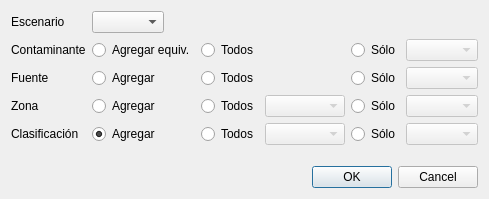
<?xml version="1.0" encoding="UTF-8"?>
<ui version="4.0">
 <class>ListadoResultadosDlgClass</class>
 <widget class="QDialog" name="ListadoResultadosDlgClass">
  <property name="geometry">
   <rect>
    <x>0</x>
    <y>0</y>
    <width>489</width>
    <height>199</height>
   </rect>
  </property>
  <property name="windowTitle">
   <string>Seleccione el listado...</string>
  </property>
  <layout class="QVBoxLayout" name="verticalLayout">
   <item>
    <layout class="QGridLayout" name="gridLayout">
     <item row="0" column="0">
      <widget class="QLabel" name="label_5">
       <property name="text">
        <string>Escenario</string>
       </property>
      </widget>
     </item>
     <item row="0" column="1" colspan="4">
      <layout class="QHBoxLayout" name="horizontalLayout_5">
       <item>
        <widget class="TComboBox" name="escenario"/>
       </item>
       <item>
        <spacer name="horizontalSpacer">
         <property name="orientation">
          <enum>Qt::Horizontal</enum>
         </property>
         <property name="sizeHint" stdset="0">
          <size>
           <width>40</width>
           <height>20</height>
          </size>
         </property>
        </spacer>
       </item>
      </layout>
     </item>
     <item row="1" column="0">
      <widget class="QLabel" name="label">
       <property name="text">
        <string>Contaminante</string>
       </property>
       <property name="buddy">
        <cstring>agregaContaminante</cstring>
       </property>
      </widget>
     </item>
     <item row="1" column="1">
      <widget class="QRadioButton" name="agregaContaminante">
       <property name="text">
        <string>Agregar equiv.</string>
       </property>
       <property name="checked">
        <bool>false</bool>
       </property>
      </widget>
     </item>
     <item row="1" column="2">
      <widget class="QRadioButton" name="todosContaminante">
       <property name="text">
        <string>Todos</string>
       </property>
      </widget>
     </item>
     <item row="1" column="4">
      <layout class="QHBoxLayout" name="horizontalLayout" stretch="0,1">
       <item>
        <widget class="QRadioButton" name="soloContaminante">
         <property name="text">
          <string>Sólo</string>
         </property>
        </widget>
       </item>
       <item>
        <widget class="TComboBox" name="contaminante">
         <property name="enabled">
          <bool>false</bool>
         </property>
         <property name="sizePolicy">
          <sizepolicy hsizetype="Preferred" vsizetype="Fixed">
           <horstretch>1</horstretch>
           <verstretch>0</verstretch>
          </sizepolicy>
         </property>
        </widget>
       </item>
      </layout>
     </item>
     <item row="2" column="0">
      <widget class="QLabel" name="label_2">
       <property name="text">
        <string>Fuente</string>
       </property>
       <property name="buddy">
        <cstring>agregaFuente</cstring>
       </property>
      </widget>
     </item>
     <item row="2" column="1">
      <widget class="QRadioButton" name="agregaFuente">
       <property name="text">
        <string>Agregar</string>
       </property>
       <property name="checked">
        <bool>false</bool>
       </property>
      </widget>
     </item>
     <item row="2" column="2">
      <widget class="QRadioButton" name="todosFuente">
       <property name="text">
        <string>Todos</string>
       </property>
      </widget>
     </item>
     <item row="2" column="4">
      <layout class="QHBoxLayout" name="horizontalLayout_2" stretch="0,1">
       <item>
        <widget class="QRadioButton" name="soloFuente">
         <property name="text">
          <string>Sólo</string>
         </property>
        </widget>
       </item>
       <item>
        <widget class="TComboBox" name="fuente">
         <property name="enabled">
          <bool>false</bool>
         </property>
         <property name="sizePolicy">
          <sizepolicy hsizetype="Preferred" vsizetype="Fixed">
           <horstretch>1</horstretch>
           <verstretch>0</verstretch>
          </sizepolicy>
         </property>
        </widget>
       </item>
      </layout>
     </item>
     <item row="3" column="0">
      <widget class="QLabel" name="label_3">
       <property name="text">
        <string>Zona</string>
       </property>
       <property name="buddy">
        <cstring>agregaZona</cstring>
       </property>
      </widget>
     </item>
     <item row="3" column="1">
      <widget class="QRadioButton" name="agregaZona">
       <property name="text">
        <string>Agregar</string>
       </property>
       <property name="checked">
        <bool>false</bool>
       </property>
      </widget>
     </item>
     <item row="3" column="2">
      <widget class="QRadioButton" name="todosZona">
       <property name="text">
        <string>Todos</string>
       </property>
      </widget>
     </item>
     <item row="3" column="3">
      <widget class="TComboBox" name="nivelZona">
       <property name="enabled">
        <bool>false</bool>
       </property>
      </widget>
     </item>
     <item row="3" column="4">
      <layout class="QHBoxLayout" name="horizontalLayout_3" stretch="0,1">
       <item>
        <widget class="QRadioButton" name="soloZona">
         <property name="text">
          <string>Sólo</string>
         </property>
        </widget>
       </item>
       <item>
        <widget class="TComboBox" name="zona">
         <property name="enabled">
          <bool>false</bool>
         </property>
         <property name="sizePolicy">
          <sizepolicy hsizetype="Preferred" vsizetype="Fixed">
           <horstretch>1</horstretch>
           <verstretch>0</verstretch>
          </sizepolicy>
         </property>
        </widget>
       </item>
      </layout>
     </item>
     <item row="4" column="0">
      <widget class="QLabel" name="label_4">
       <property name="text">
        <string>Clasificación</string>
       </property>
       <property name="buddy">
        <cstring>agregaClasificacion</cstring>
       </property>
      </widget>
     </item>
     <item row="4" column="1">
      <widget class="QRadioButton" name="agregaClasificacion">
       <property name="text">
        <string>Agregar</string>
       </property>
       <property name="checked">
        <bool>true</bool>
       </property>
      </widget>
     </item>
     <item row="4" column="2">
      <widget class="QRadioButton" name="todosClasificacion">
       <property name="text">
        <string>Todos</string>
       </property>
      </widget>
     </item>
     <item row="4" column="3">
      <widget class="TComboBox" name="nivelClasificacion">
       <property name="enabled">
        <bool>false</bool>
       </property>
       <property name="sizePolicy">
        <sizepolicy hsizetype="Preferred" vsizetype="Fixed">
         <horstretch>1</horstretch>
         <verstretch>0</verstretch>
        </sizepolicy>
       </property>
      </widget>
     </item>
     <item row="4" column="4">
      <layout class="QHBoxLayout" name="horizontalLayout_4" stretch="0,1">
       <item>
        <widget class="QRadioButton" name="soloClasificacion">
         <property name="text">
          <string>Sólo</string>
         </property>
        </widget>
       </item>
       <item>
        <widget class="TComboBox" name="clasificacion">
         <property name="enabled">
          <bool>false</bool>
         </property>
         <property name="sizePolicy">
          <sizepolicy hsizetype="Preferred" vsizetype="Fixed">
           <horstretch>1</horstretch>
           <verstretch>0</verstretch>
          </sizepolicy>
         </property>
        </widget>
       </item>
      </layout>
     </item>
    </layout>
   </item>
   <item>
    <spacer name="verticalSpacer">
     <property name="orientation">
      <enum>Qt::Vertical</enum>
     </property>
     <property name="sizeHint" stdset="0">
      <size>
       <width>20</width>
       <height>16</height>
      </size>
     </property>
    </spacer>
   </item>
   <item>
    <widget class="QDialogButtonBox" name="buttonBox">
     <property name="orientation">
      <enum>Qt::Horizontal</enum>
     </property>
     <property name="standardButtons">
      <set>QDialogButtonBox::Cancel|QDialogButtonBox::Ok</set>
     </property>
    </widget>
   </item>
  </layout>
 </widget>
 <customwidgets>
  <customwidget>
   <class>TComboBox</class>
   <extends>QComboBox</extends>
   <header>ts.h</header>
  </customwidget>
 </customwidgets>
 <tabstops>
  <tabstop>agregaContaminante</tabstop>
  <tabstop>todosContaminante</tabstop>
  <tabstop>soloContaminante</tabstop>
  <tabstop>contaminante</tabstop>
  <tabstop>agregaFuente</tabstop>
  <tabstop>todosFuente</tabstop>
  <tabstop>soloFuente</tabstop>
  <tabstop>fuente</tabstop>
  <tabstop>agregaZona</tabstop>
  <tabstop>todosZona</tabstop>
  <tabstop>nivelZona</tabstop>
  <tabstop>soloZona</tabstop>
  <tabstop>zona</tabstop>
  <tabstop>agregaClasificacion</tabstop>
  <tabstop>todosClasificacion</tabstop>
  <tabstop>nivelClasificacion</tabstop>
  <tabstop>soloClasificacion</tabstop>
  <tabstop>clasificacion</tabstop>
  <tabstop>buttonBox</tabstop>
 </tabstops>
 <resources/>
 <connections>
  <connection>
   <sender>buttonBox</sender>
   <signal>accepted()</signal>
   <receiver>ListadoResultadosDlgClass</receiver>
   <slot>accept()</slot>
   <hints>
    <hint type="sourcelabel">
     <x>257</x>
     <y>161</y>
    </hint>
    <hint type="destinationlabel">
     <x>157</x>
     <y>170</y>
    </hint>
   </hints>
  </connection>
  <connection>
   <sender>buttonBox</sender>
   <signal>rejected()</signal>
   <receiver>ListadoResultadosDlgClass</receiver>
   <slot>reject()</slot>
   <hints>
    <hint type="sourcelabel">
     <x>325</x>
     <y>161</y>
    </hint>
    <hint type="destinationlabel">
     <x>286</x>
     <y>170</y>
    </hint>
   </hints>
  </connection>
  <connection>
   <sender>soloContaminante</sender>
   <signal>toggled(bool)</signal>
   <receiver>contaminante</receiver>
   <slot>setEnabled(bool)</slot>
   <hints>
    <hint type="sourcelabel">
     <x>344</x>
     <y>19</y>
    </hint>
    <hint type="destinationlabel">
     <x>386</x>
     <y>24</y>
    </hint>
   </hints>
  </connection>
  <connection>
   <sender>soloFuente</sender>
   <signal>toggled(bool)</signal>
   <receiver>fuente</receiver>
   <slot>setEnabled(bool)</slot>
   <hints>
    <hint type="sourcelabel">
     <x>347</x>
     <y>45</y>
    </hint>
    <hint type="destinationlabel">
     <x>382</x>
     <y>51</y>
    </hint>
   </hints>
  </connection>
  <connection>
   <sender>soloZona</sender>
   <signal>toggled(bool)</signal>
   <receiver>zona</receiver>
   <slot>setEnabled(bool)</slot>
   <hints>
    <hint type="sourcelabel">
     <x>326</x>
     <y>83</y>
    </hint>
    <hint type="destinationlabel">
     <x>384</x>
     <y>80</y>
    </hint>
   </hints>
  </connection>
  <connection>
   <sender>soloClasificacion</sender>
   <signal>toggled(bool)</signal>
   <receiver>clasificacion</receiver>
   <slot>setEnabled(bool)</slot>
   <hints>
    <hint type="sourcelabel">
     <x>364</x>
     <y>107</y>
    </hint>
    <hint type="destinationlabel">
     <x>395</x>
     <y>104</y>
    </hint>
   </hints>
  </connection>
  <connection>
   <sender>agregaZona</sender>
   <signal>toggled(bool)</signal>
   <receiver>nivelZona</receiver>
   <slot>setDisabled(bool)</slot>
   <hints>
    <hint type="sourcelabel">
     <x>121</x>
     <y>73</y>
    </hint>
    <hint type="destinationlabel">
     <x>253</x>
     <y>75</y>
    </hint>
   </hints>
  </connection>
  <connection>
   <sender>agregaClasificacion</sender>
   <signal>toggled(bool)</signal>
   <receiver>nivelClasificacion</receiver>
   <slot>setDisabled(bool)</slot>
   <hints>
    <hint type="sourcelabel">
     <x>127</x>
     <y>114</y>
    </hint>
    <hint type="destinationlabel">
     <x>244</x>
     <y>109</y>
    </hint>
   </hints>
  </connection>
 </connections>
</ui>
